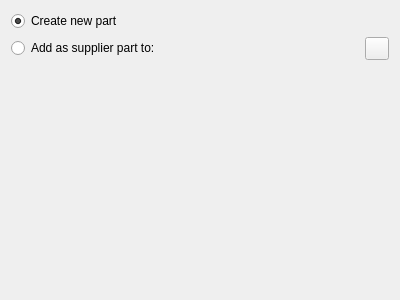
<?xml version="1.0" encoding="UTF-8"?>
<ui version="4.0">
 <class>WizardPageSelectPartCreationMode</class>
 <widget class="QWizardPage" name="WizardPageSelectPartCreationMode">
  <property name="geometry">
   <rect>
    <x>0</x>
    <y>0</y>
    <width>400</width>
    <height>300</height>
   </rect>
  </property>
  <property name="windowTitle">
   <string>WizardPage</string>
  </property>
  <layout class="QGridLayout" name="gridLayout">
   <item row="2" column="0">
    <spacer name="verticalSpacer">
     <property name="orientation">
      <enum>Qt::Orientation::Vertical</enum>
     </property>
     <property name="sizeHint" stdset="0">
      <size>
       <width>20</width>
       <height>40</height>
      </size>
     </property>
    </spacer>
   </item>
   <item row="1" column="0">
    <widget class="QRadioButton" name="radioButtonAddSupplierPart">
     <property name="text">
      <string>Add as supplier part to:</string>
     </property>
    </widget>
   </item>
   <item row="1" column="2">
    <widget class="QToolButton" name="toolButtonSelectPartForSupplierPartSelection">
     <property name="text">
      <string/>
     </property>
    </widget>
   </item>
   <item row="1" column="1">
    <widget class="QLabel" name="label">
     <property name="text">
      <string/>
     </property>
    </widget>
   </item>
   <item row="0" column="0" colspan="3">
    <widget class="QRadioButton" name="radioButtonCreateNewPart">
     <property name="text">
      <string>Create new part</string>
     </property>
     <property name="checked">
      <bool>true</bool>
     </property>
    </widget>
   </item>
  </layout>
 </widget>
 <resources/>
 <connections/>
</ui>
